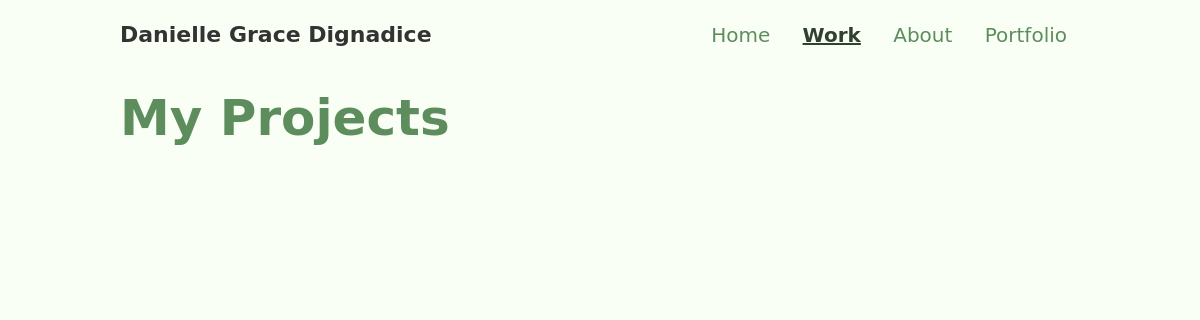
The app's page /work/, older data.
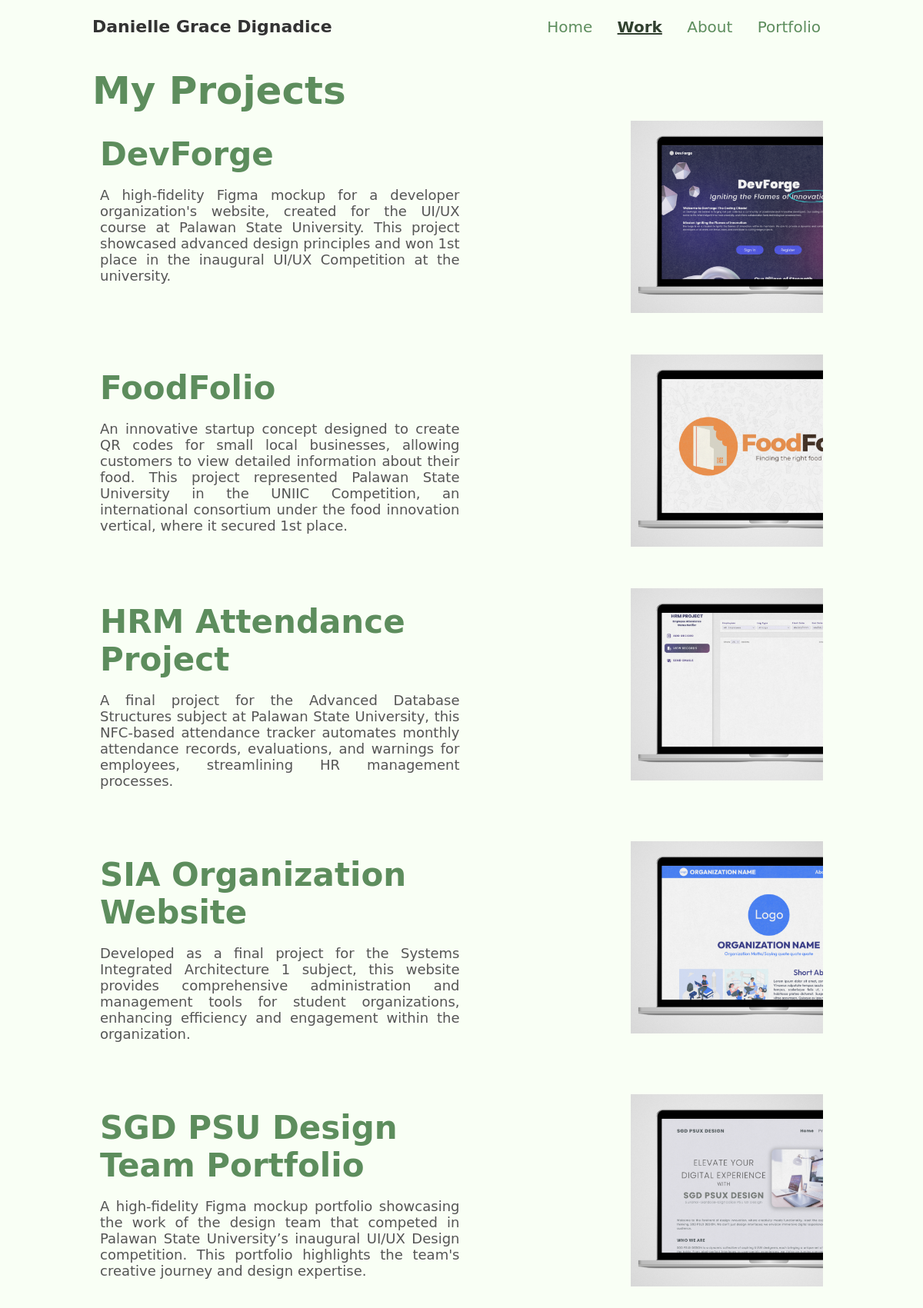
The same page, newer data.
### resume_app/models.py (models this page shows, shortened)
class Project(models.Model):
    title = models.CharField(max_length=200)
    description = models.TextField()
    project_url = models.URLField(max_length=200)
    image = models.ImageField(upload_to='project_images/')
    extended_description = models.TextField(blank=True, null=True)
    additional_images = models.ManyToManyField('ProjectImage', related_name='projects', blank=True)

### resume_app/views.py (the view)
# urls.py: path('work/', views.work, name='work'),
def work(request):
    projects = Project.objects.all()
    return render(request, 'resume_app/work.html', {'projects': projects})

### resume_app/templates/resume_app/work.html (shortened to what this page needs)
{% extends 'resume_app/base.html' %}
{% block content %}
{% include 'resume_app/projects.html' %}
{% endblock %}

### resume_app/templates/resume_app/projects.html (shortened to what this page needs)
<div class="gallery">
    <h2 class="subtitle">My Projects</h2>
    {% for project in projects %}
    <div class="project">
        <div class="project-text">
            <br>
            <h3 class="subtitle"><a href="{% url 'project_detail' project.id %}">{{ project.title }}</a></h3>
            <p class="summ-text">{{ project.description }}</p>
        </div>
        <div class="project-image">
            <a href="{% url 'project_detail' project.id %}">
                <img src="{{ project.image.url }}" alt="{{ project.title }}">
            </a>
        </div>
    </div>
    {% endfor %}

Row changes from the older to the newer data that the page shows:
added Project: title "DevForge", description "A high-fidelity Figma mockup for a developer organization's website, created for the UI/UX course at Palawan State University. This project showcased advanced design principles and won 1st place in the inaugural UI/UX Competition at the university.", image (picture)
added Project: title "FoodFolio", description "An innovative startup concept designed to create QR codes for small local businesses, allowing customers to view detailed information about their food. This project represented Palawan State University in the UNIIC Competition, an international consortium under the food innovation vertical, where it secured 1st place.", image (picture)
added Project: title "HRM Attendance Project", description "A final project for the Advanced Database Structures subject at Palawan State University, this NFC-based attendance tracker automates monthly attendance records, evaluations, and warnings for employees, streamlining HR management processes.", image (picture)
added Project: title "SIA Organization Website", description "Developed as a final project for the Systems Integrated Architecture 1 subject, this website provides comprehensive administration and management tools for student organizations, enhancing efficiency and engagement within the organization.", image (picture)
added Project: title "SGD PSU Design Team Portfolio", description "A high-fidelity Figma mockup portfolio showcasing the work of the design team that competed in Palawan State University’s inaugural UI/UX Design competition. This portfolio highlights the team's creative journey and design expertise.", image (picture)
